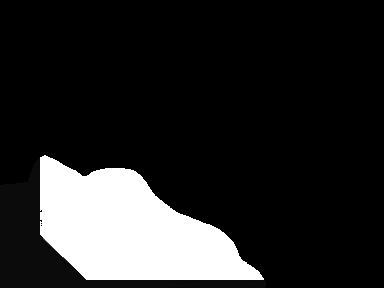
#> input picture Ground_Truth/1.tif, 384 x 288 px; its folder holds only this picture in this run
$ python buildlabel_from_mask.py
#> lines starting #> are read from the running program, lines starting #| are printed output that depends on the picture; after the words box and inside, x2 and y2 are one past the last pixel; in counts of white or black regions, pixels touching at a corner belong together
import cv2
import os
import numpy as np
from natsort import natsorted

def xywh2xyxy(bbox):
    x, y, w, h = bbox
    x_min = int(x - (w/2))
    y_min = int(y - (h/2))
    x_max = int(x + (w/2))
    y_max = int(y + (h/2))

    return x_min, y_min, x_max, y_max

seg_mask_dir = f'./Ground_Truth'
out_dir = f'./labels'

segmask_list = os.listdir(seg_mask_dir)
segmask_list = natsorted(segmask_list)

for seg_maskfile_name in segmask_list:
    seg_maskfile = os.path.join(seg_mask_dir, seg_maskfile_name)
    seg_mask = cv2.imread(seg_maskfile,0)
#> seg_mask is the input picture: shape (288, 384); min 0, max 255, mean 39.9
    seg_mask = np.copy(seg_mask)
    ori_h, ori_w = seg_mask.shape
#> ori_h = 288; ori_w = 384
    ret,seg_mask = cv2.threshold(np.copy(seg_mask),127,255,cv2.THRESH_BINARY)
#> seg_mask: shape (288, 384); 15.4% white; 1 white region
    contours, hierarchy = cv2.findContours(seg_mask , cv2.RETR_TREE, cv2.CHAIN_APPROX_SIMPLE)
#> contours = 3 contours, 2 with area under 20; largest, box (x1, y1, x2, y2) and area: (40, 155, 264, 280) 16704

    for c in contours:
        cv2.drawContours(seg_mask,[c], 0, (255,255,255), -1)
#> this loop made 3 passes
#> c on passes 2 to 3: [[40, 225], [41, 224], [42, 225], [41, 226]], [[40, 223], [41, 222], [42, 223], [41, 224]]
#> seg_mask: shape (288, 384); 15.4% white; 1 white region

    contours, hierarchy = cv2.findContours(seg_mask , cv2.RETR_TREE, cv2.CHAIN_APPROX_SIMPLE)
#> contours = 1 contour; box (x1, y1, x2, y2) and area: (40, 155, 264, 280) 16704
    bboxes = []
    classes = []
    for c in contours:
        x_min, y_min, w, h = cv2.boundingRect(c)
        x_cen = x_min + (w/2)
        y_cen = y_min + (h/2)
        if (w / ori_w > 0.04) and (h / ori_h > 0.04):
            bboxes.append([x_cen, y_cen, w, h])
            classes.append(0)
#> this loop made 1 pass
#> (x_min, y_min, w, h, x_cen, y_cen) on pass 1: (40, 155, 224, 125, 152, 217.5)
#> after the loop, bboxes = [[152, 217.5, 224, 125]]; classes = [0]

    # save as .txt file yolo format
    outfile = os.path.join(out_dir, seg_maskfile_name.replace('.tif', '.txt'))

    with open(outfile, 'w') as f:
        temp = []
        norm_bboxes = np.array(bboxes).astype('float32')
#> norm_bboxes = [[152, 217.5, 224, 125]]
        norm_bboxes[:,::2] = norm_bboxes[:,::2] / ori_w
        norm_bboxes[:,1::2] = norm_bboxes[:,1::2] / ori_h

        temps = [' '.join([str(elem) for elem in bbox]) + '\n' for bbox in norm_bboxes]
        final_temps = [' '.join([str(clss), temp]) for temp, clss in zip(temps,classes)]
        f.writelines(final_temps)


    img = cv2.imread(seg_maskfile)
    im = np.copy(img)

    for bbox in bboxes:
        x_min, y_min, x_max, y_max = xywh2xyxy(bbox)
        cv2.rectangle(im, (x_min, y_min), (x_max, y_max) , (125,125,125), 2)
#> this loop made 1 pass
#> (x in xywh2xyxy, y in xywh2xyxy, w in xywh2xyxy, h in xywh2xyxy, x_min, y_min, x_max, y_max) on pass 1: (152, 217.5, 224, 125, 40, 155, 264, 280)
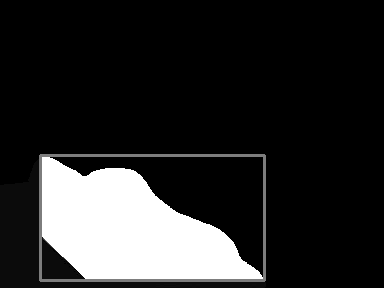
#> im: shape (288, 384, 3); 1.89% of pixels changed, all inside (x1, y1, x2, y2) = (39, 154, 266, 282)


    filename = os.path.join(f'./results', seg_maskfile_name.replace('.tif', '.jpg'))
    cv2.imwrite(filename, im)

    # cv2.imshow(seg_maskfile_name, im)
    # cv2.waitKey(0)
    # cv2.destroyAllWindows()

$ run again, on Ground_Truth/30.tif
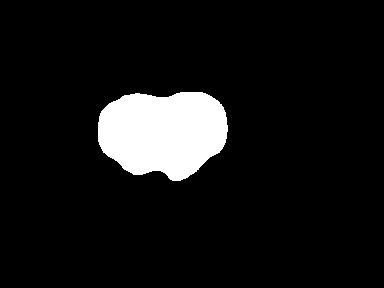
#> input picture Ground_Truth/30.tif, 384 x 288 px
#> seg_mask: shape (288, 384); 8.2% white; 1 white region
#> contours = 1 contour; box (x1, y1, x2, y2) and area: (98, 92, 228, 181) 8864
#> the loop `for c in contours:` made 1 pass
#> the loop `for c in contours:` made 1 pass
#> (x_min, y_min, w, h, x_cen, y_cen) on pass 1: (98, 92, 130, 89, 163, 136.5)
#> after the loop `for c in contours:`: bboxes = [[163, 136.5, 130, 89]]; classes = [0]
#> norm_bboxes = [[163, 136.5, 130, 89]]
#> img is the input picture: shape (288, 384, 3); 8.2% white; 1 white region, box (x1, y1, x2, y2) and area: (98, 92, 228, 181) 9030
#> the loop `for bbox in bboxes:` made 1 pass
#> (x in xywh2xyxy, y in xywh2xyxy, w in xywh2xyxy, h in xywh2xyxy, x_min, y_min, x_max, y_max) on pass 1: (163, 136.5, 130, 89, 98, 92, 228, 181)
#> after the loop `for bbox in bboxes:`:
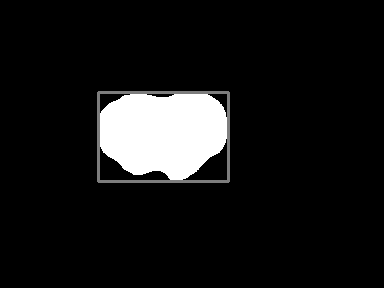
#> im: shape (288, 384, 3); 1.18% of pixels changed, all inside (x1, y1, x2, y2) = (97, 91, 230, 183)

$ run again, on Ground_Truth/73.tif
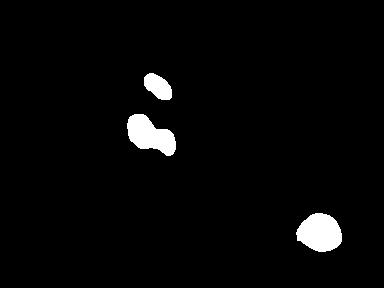
#> input picture Ground_Truth/73.tif, 384 x 288 px
#> seg_mask: shape (288, 384); 2.8% white; 3 white regions
#> contours = 3 contours; box (x1, y1, x2, y2) and area: (296, 213, 342, 252) 1274, (127, 114, 176, 156) 1200, (144, 73, 172, 100) 478
#> the loop `for c in contours:` made 3 passes
#> the loop `for c in contours:` made 3 passes
#> (x_min, y_min, w, h, x_cen, y_cen) on passes 1 to 3: (296, 213, 46, 39, 319, 232.5), (127, 114, 49, 42, 151.5, 135), (144, 73, 28, 27, 158, 86.5)
#> after the loop `for c in contours:`: bboxes = [[319, 232.5, 46, 39], [151.5, 135, 49, 42], [158, 86.5, 28, 27]]; classes = [0, 0, 0]
#> norm_bboxes has the same summary as bboxes
#> img is the input picture: shape (288, 384, 3); 2.8% white; 3 white regions, box (x1, y1, x2, y2) and area: (296, 213, 342, 252) 1334, (127, 114, 176, 156) 1267, (144, 73, 172, 100) 516
#> the loop `for bbox in bboxes:` made 3 passes
#> (x in xywh2xyxy, y in xywh2xyxy, w in xywh2xyxy, h in xywh2xyxy, x_min, y_min, x_max, y_max) on passes 1 to 3: (319, 232.5, 46, 39, 296, 213, 342, 252), (151.5, 135, 49, 42, 127, 114, 176, 156), (158, 86.5, 28, 27, 144, 73, 172, 100)
#> after the loop `for bbox in bboxes:`:
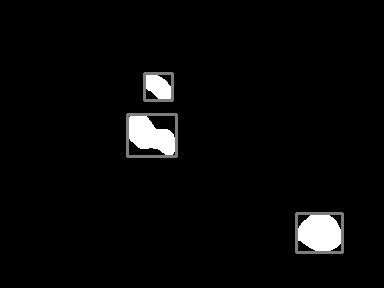
#> im: shape (288, 384, 3); 1.24% of pixels changed, all inside (x1, y1, x2, y2) = (126, 72, 344, 254)
